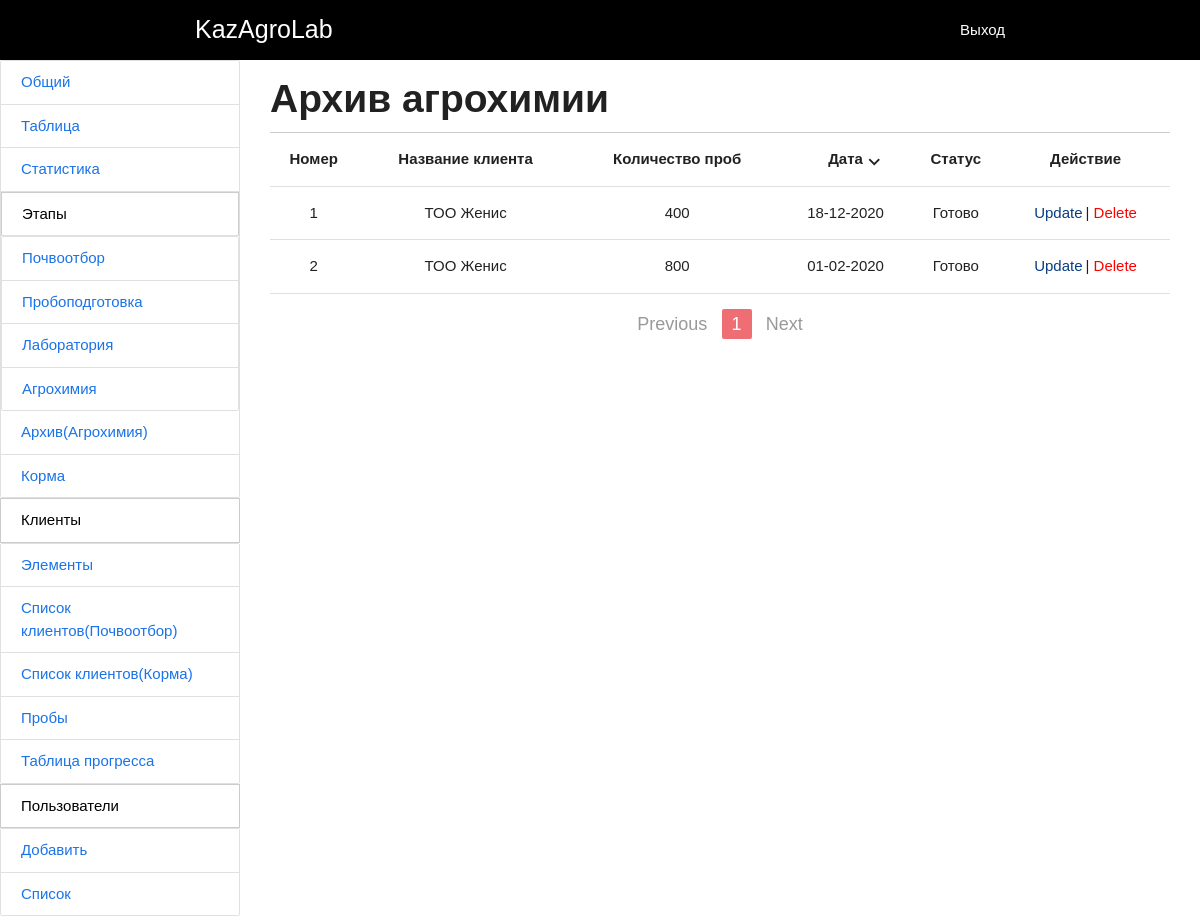
Page /archiveAgroHym/ (signed in) on the committed database.
### navi/models.py (models this page shows, shortened)
class Agrohym(models.Model):
    nameClient = models.ForeignKey(Client, on_delete=models.CASCADE)
    countSamples = models.IntegerField(null=True, blank=True)
    samples = models.ForeignKey(Samples, on_delete=models.CASCADE,null=True,blank=True,  related_name="agrohym")
    date = models.DateField(null=True, blank=True)
    nowTime = models.DateTimeField(auto_now_add=True,blank=True, null=True)
    statusChoice = (
        ('Поступило','Поступило'),
        ('В процессе', 'В процессе'),
        ('Готово', 'Готово')
    )
    status = models.CharField(max_length=200,default = 'Поступило',choices=statusChoice)
    class Meta:
        verbose_name = 'Агрохим'
        verbose_name_plural = 'Агрохим'

class Client(models.Model):
    name = models.CharField(max_length=500)
    countSamples = models.IntegerField()
    def __str__(self):
        return self.name
    class Meta:
        verbose_name = 'Клиент'
        verbose_name_plural = 'Клиенты'

### navi/views.py (the view)
# urls.py: path('archiveAgroHym/',archiveAgroHym,name='archiveAgroHym'),
@login_required(redirect_field_name='login')
def archiveAgroHym(request):
    fdate = timezone.now().date()
    title = 'Агрохим'
    delete = 'deleteArchiveAgrohym'
    update = 'agrohym'
    hasGroup = False
    for i in list(request.user.groups.all()):
        if str(i) == title:
            hasGroup = True
    info = Agrohym.objects.all().order_by('-pk').filter(date__lt=fdate,status='Готово')
    paginator = Paginator(info, 20)  # Show 25 contacts per page
    page = request.GET.get('page')
    try:
        data = paginator.page(page)
        pg = page
    except PageNotAnInteger:
        data = paginator.page(1)
        pg = 1
    except EmptyPage:
        data = paginator.page(paginator.num_pages)
        pg = 1
    title = "Архив агрохимии"
    context = {'title': title, 'info': data, 'delete': delete,'update':update, 'hasGroup': hasGroup, 'pg': pg}
    return render(request, 'archiveAH.html', context=context)

### navi/context_processors.py (called while the page is built)
def UserGroups(request):
    user = request.user
    groups = user.groups.all()
    list_group = []
    for i in groups:
        list_group.append(i.name)
    return {"userGroups":list_group}

### navi/templatetags/mytags.py (called while the page is built)
@register.filter(name='validDate')
def validDate(text):
    if int(text) < 10:
        text = '0' + str(text)
        return text
    else:
        return text

@register.filter(name='count')
def percent(forloop, arg):
    return int(forloop) + 20 * (int(arg) - 1)

### navi/templates/archiveAH.html
       {% extends 'base.html' %}
       {% load mytags %}
       {% block content %}
            <header class="content_header">
                <h1 class="content_title header_title">{{ title }}</h1>
            </header>
            <table class="prop_table centered">
                <thead>
                    <tr>
                        <th class="table_head">Номер</th>
                        <th class="table_head action_2">Название клиента</th>
                        <th class="table_head action_3">Количество проб</th>
                        <th class="table_head action_4"><span>
         Дата
         <i class="small material-icons table_icon">expand_more</i>
</span></th>
                        <th class="table_head action_5">Статус</th>
                        {% if hasGroup %}<th class="table_head">Действие</th>{% endif %}
                    </tr>
                </thead>
                <tbody class="table_body">
                    {% for i in info %}
                    <tr>
                        <td>{{ forloop.counter | count:pg }}</td>
                        <td>{{ i.nameClient }}</td>
                        <td>{{ i.countSamples }}</td>
                        <td>{{ i.date.day|validDate }}-{{ i.date.month|validDate }}-{{ i.date.year }}</td>
                        <td>{{ i.status }}</td>
                        {% if hasGroup %}
                        <td>
                            <div>
                                <a href="/{{update}}/{{ i.pk }}" class="table_action" style="
                                margin-right: 3px;
                            ">Update</a>|
                                <a href="{% url delete i.pk %}" class="table_action table_action_delete modal-trigger">Delete</a>
                            </div>
                        </td>
                        {% endif %}
                    </tr>
                    {% endfor %}
                </tbody>
            </table>
{% include "pagination.html" with page=info %}
            {% endblock %}

### navi/static/css/style.css (style rules this page uses)
body { font-family: 'Noto Sans JP', sans-serif; width: 100%; }
.content_header { height: 55px; border-bottom: 1px solid #ccc; }
.content_title { font-size: 39px; margin: 15px 0; font-weight: 600; }
.table_head { cursor: pointer !important; z-index: 10; }
.table_head span { position: relative; z-index: -1; user-select: none; }
.table_action { color: #083d83; cursor: pointer; }
.table_action.table_action_delete { color: red; }
.table_icon { position: absolute; top: 1px; font-size: 1.5rem !important; }
.table_head { cursor: pointer; }
.table_head span { position: relative; }

### rows in the picture
Agrohym: nameClient "ТОО Женис", countSamples "400", date.day|validDate "18", date.month|validDate "12", date.year "2020", status "Готово"
Agrohym: nameClient "ТОО Женис", countSamples "800", date.day|validDate "01", date.month|validDate "02", date.year "2020", status "Готово"

### other values in the picture
{{ title }} "Архив агрохимии"
{{ page.number }} "1"
